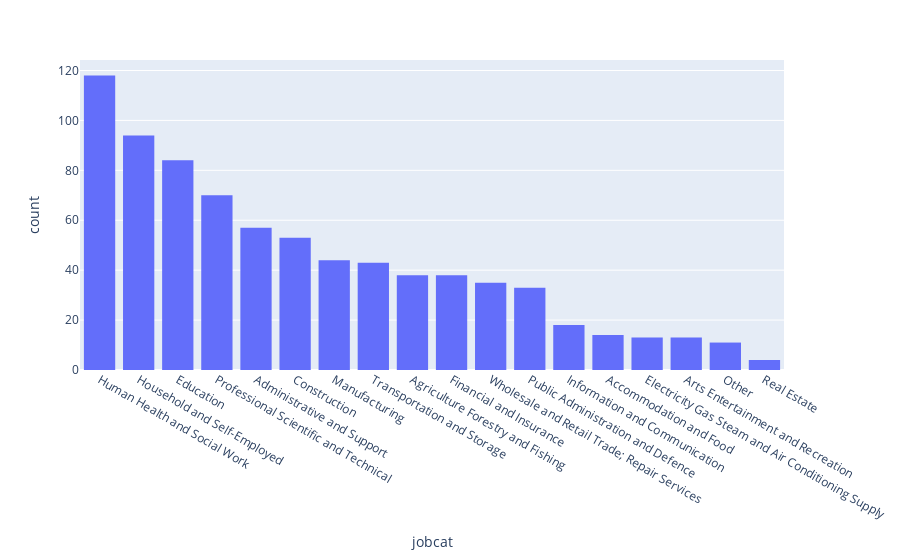

Notebook code cell kept with this figure:
### Code cell
present = general_data[general_data.jobcat!="Unknown"]
fig = px.histogram(present, x="jobcat" ) # facet_col_wrap = 6, height= 1000 , color = "status")
#fig = px.box(gen_er, x = "jobcat", y = "days",facet_row="marital", height=800)
fig.update_xaxes(categoryorder="mean descending")
#fig

### Figure 1 — Plotly figure (JSON) as saved in the notebook; plotly's stock layout.template omitted (floating-point values rounded to 4 significant figures; data arrays with more than 128 entries replaced by an {"elided": "..."} marker saying what was removed)
{"data": [{"alignmentgroup": "True", "bingroup": "x", "hovertemplate": "jobcat=%{x}<br>count=%{y}<extra></extra>", "legendgroup": "", "marker": {"color": "#636efa", "pattern": {"shape": ""}}, "name": "", "offsetgroup": "", "orientation": "v", "showlegend": false, "type": "histogram", "x": {"elided": "780 str values"}, "xaxis": "x", "yaxis": "y"}], "layout": {"barmode": "relative", "legend": {"tracegroupgap": 0}, "margin": {"t": 60}, "xaxis": {"anchor": "y", "categoryorder": "mean descending", "domain": [0, 1], "title": {"text": "jobcat"}}, "yaxis": {"anchor": "x", "domain": [0, 1], "title": {"text": "count"}}}}
